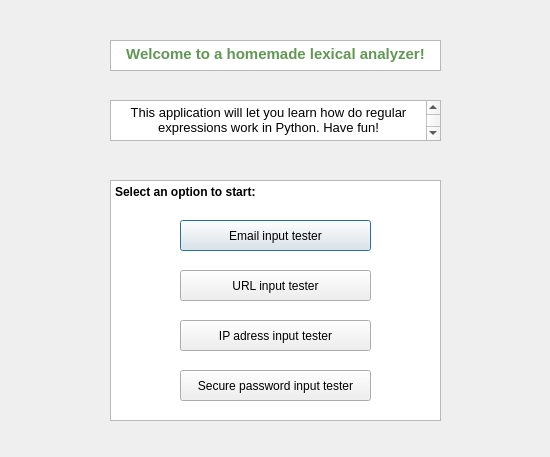
<?xml version="1.0" encoding="UTF-8"?>
<ui version="4.0">
 <class>MainMenu</class>
 <widget class="QDialog" name="MainMenu">
  <property name="geometry">
   <rect>
    <x>0</x>
    <y>0</y>
    <width>550</width>
    <height>457</height>
   </rect>
  </property>
  <property name="windowTitle">
   <string>Lexical Analyzer</string>
  </property>
  <widget class="QTextBrowser" name="textBrowser">
   <property name="geometry">
    <rect>
     <x>110</x>
     <y>40</y>
     <width>331</width>
     <height>31</height>
    </rect>
   </property>
   <property name="html">
    <string>&lt;!DOCTYPE HTML PUBLIC &quot;-//W3C//DTD HTML 4.0//EN&quot; &quot;http://www.w3.org/TR/REC-html40/strict.dtd&quot;&gt;
&lt;html&gt;&lt;head&gt;&lt;meta name=&quot;qrichtext&quot; content=&quot;1&quot; /&gt;&lt;style type=&quot;text/css&quot;&gt;
p, li { white-space: pre-wrap; }
&lt;/style&gt;&lt;/head&gt;&lt;body style=&quot; font-family:'MS Shell Dlg 2'; font-size:8.25pt; font-weight:400; font-style:normal;&quot;&gt;
&lt;p align=&quot;center&quot; style=&quot; margin-top:0px; margin-bottom:0px; margin-left:0px; margin-right:0px; -qt-block-indent:0; text-indent:0px;&quot;&gt;&lt;span style=&quot; font-family:'JetBrains Mono,monospace'; font-size:11pt; font-weight:600; color:#629755;&quot;&gt;Welcome to a homemade lexical analyzer!&lt;/span&gt;&lt;/p&gt;&lt;/body&gt;&lt;/html&gt;</string>
   </property>
  </widget>
  <widget class="QTextBrowser" name="textBrowser_2">
   <property name="geometry">
    <rect>
     <x>110</x>
     <y>100</y>
     <width>331</width>
     <height>41</height>
    </rect>
   </property>
   <property name="html">
    <string>&lt;!DOCTYPE HTML PUBLIC &quot;-//W3C//DTD HTML 4.0//EN&quot; &quot;http://www.w3.org/TR/REC-html40/strict.dtd&quot;&gt;
&lt;html&gt;&lt;head&gt;&lt;meta name=&quot;qrichtext&quot; content=&quot;1&quot; /&gt;&lt;style type=&quot;text/css&quot;&gt;
p, li { white-space: pre-wrap; }
&lt;/style&gt;&lt;/head&gt;&lt;body style=&quot; font-family:'MS Shell Dlg 2'; font-size:8.25pt; font-weight:400; font-style:normal;&quot;&gt;
&lt;p align=&quot;center&quot; style=&quot; margin-top:0px; margin-bottom:0px; margin-left:0px; margin-right:0px; -qt-block-indent:0; text-indent:0px;&quot;&gt;&lt;span style=&quot; font-size:10pt;&quot;&gt;This application will let you learn how do regular expressions work in Python. Have fun!&lt;/span&gt;&lt;/p&gt;
&lt;p align=&quot;center&quot; style=&quot;-qt-paragraph-type:empty; margin-top:0px; margin-bottom:0px; margin-left:0px; margin-right:0px; -qt-block-indent:0; text-indent:0px; font-size:10pt;&quot;&gt;&lt;br /&gt;&lt;/p&gt;&lt;/body&gt;&lt;/html&gt;</string>
   </property>
  </widget>
  <widget class="QLabel" name="label">
   <property name="geometry">
    <rect>
     <x>110</x>
     <y>180</y>
     <width>181</width>
     <height>16</height>
    </rect>
   </property>
   <property name="font">
    <font>
     <pointsize>10</pointsize>
    </font>
   </property>
   <property name="text">
    <string/>
   </property>
  </widget>
  <widget class="QPushButton" name="pushButton_2">
   <property name="geometry">
    <rect>
     <x>180</x>
     <y>220</y>
     <width>191</width>
     <height>31</height>
    </rect>
   </property>
   <property name="font">
    <font>
     <pointsize>9</pointsize>
    </font>
   </property>
   <property name="text">
    <string>Email input tester</string>
   </property>
  </widget>
  <widget class="QPushButton" name="pushButton_6">
   <property name="geometry">
    <rect>
     <x>180</x>
     <y>270</y>
     <width>191</width>
     <height>31</height>
    </rect>
   </property>
   <property name="font">
    <font>
     <pointsize>9</pointsize>
    </font>
   </property>
   <property name="text">
    <string>URL input tester</string>
   </property>
  </widget>
  <widget class="QPushButton" name="pushButton_7">
   <property name="geometry">
    <rect>
     <x>180</x>
     <y>320</y>
     <width>191</width>
     <height>31</height>
    </rect>
   </property>
   <property name="font">
    <font>
     <pointsize>9</pointsize>
    </font>
   </property>
   <property name="text">
    <string>IP adress input tester</string>
   </property>
  </widget>
  <widget class="QPushButton" name="pushButton_8">
   <property name="geometry">
    <rect>
     <x>180</x>
     <y>370</y>
     <width>191</width>
     <height>31</height>
    </rect>
   </property>
   <property name="font">
    <font>
     <pointsize>9</pointsize>
    </font>
   </property>
   <property name="text">
    <string>Secure password input tester</string>
   </property>
  </widget>
  <widget class="QTextBrowser" name="textBrowser_3">
   <property name="geometry">
    <rect>
     <x>110</x>
     <y>180</y>
     <width>331</width>
     <height>241</height>
    </rect>
   </property>
   <property name="html">
    <string>&lt;!DOCTYPE HTML PUBLIC &quot;-//W3C//DTD HTML 4.0//EN&quot; &quot;http://www.w3.org/TR/REC-html40/strict.dtd&quot;&gt;
&lt;html&gt;&lt;head&gt;&lt;meta name=&quot;qrichtext&quot; content=&quot;1&quot; /&gt;&lt;style type=&quot;text/css&quot;&gt;
p, li { white-space: pre-wrap; }
&lt;/style&gt;&lt;/head&gt;&lt;body style=&quot; font-family:'MS Shell Dlg 2'; font-size:8.25pt; font-weight:400; font-style:normal;&quot;&gt;
&lt;p style=&quot; margin-top:0px; margin-bottom:0px; margin-left:0px; margin-right:0px; -qt-block-indent:0; text-indent:0px;&quot;&gt;&lt;span style=&quot; font-size:9pt; font-weight:600;&quot;&gt;Select an option to start:&lt;/span&gt;&lt;/p&gt;&lt;/body&gt;&lt;/html&gt;</string>
   </property>
  </widget>
  <zorder>textBrowser_3</zorder>
  <zorder>textBrowser</zorder>
  <zorder>textBrowser_2</zorder>
  <zorder>label</zorder>
  <zorder>pushButton_2</zorder>
  <zorder>pushButton_6</zorder>
  <zorder>pushButton_7</zorder>
  <zorder>pushButton_8</zorder>
 </widget>
 <resources/>
 <connections/>
</ui>
